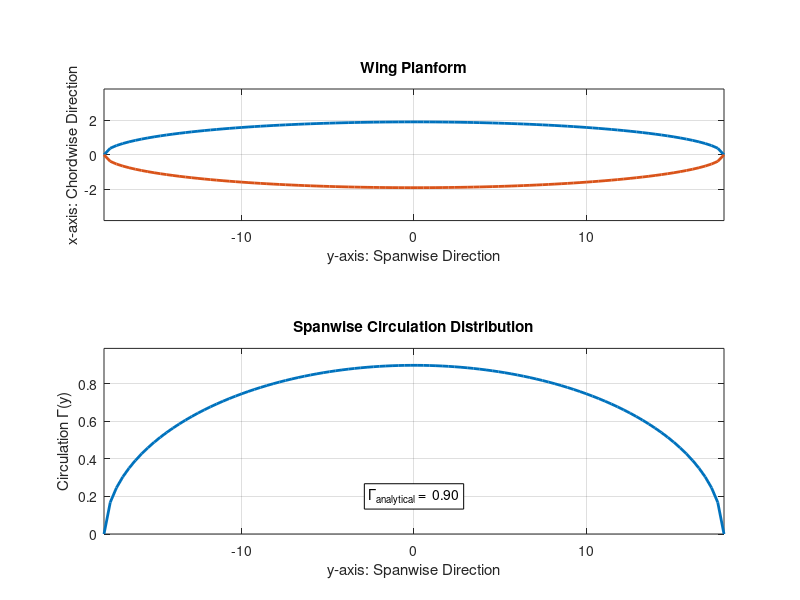

MATLAB code for this plot:
%%%%%%%%%%%%%%%%%%%%%%%%%%%%%%%%%%%%%%%%%%%%%%%%%%%%%%%%%%%%%%%%%%%%%%%%%%%%%%%%%%%%%%%%%%%%%%%%%%%%
% EAE 126 Computational Aerodynamics (Spring 2011)
% Project 4 - Problem 2 - Flow Over an Elliptic Wing
% Daniel Wiese

close all;
clear all;
clc;

%%%%%%%%%%%%%%%%%%%%%%%%%%%%%%%%%%%%%%%%%%%%%%%%%%%%%%%%%%%%%%%%%%%%%%%%%%%%%%%%%%%%%%%%%%%%%%%%%%%%

a = 18;
AR = 12;
b = (4*a)/(pi*AR);

uinf = 1;
alphadeg = 5;
alpha = alphadeg*pi/180;

ymin = -a;
ymax = a;
n = 100;
dy = (ymax-ymin)/(n-1);
tmin = ymin+dy/2;
tmax = ymax-dy/2;
nt = n-1;
y = linspace(ymin,ymax,n);
t = linspace(tmin,tmax,nt);

%%%%%%%%%%%%%%%%%%%%%%%%%%%%%%%%%%%%%%%%%%%%%%%%%%%%%%%%%%%%%%%%%%%%%%%%%%%%%%%%%%%%%%%%%%%%%%%%%%%%

for i = 1:n
    xplan(i) = (b*sqrt(1-y(i)^2/a^2));
    chord(i) = 2*xplan(i);
end

A = zeros(n,n);

for i = 1:n-1
    for j = 1
        A(i,j) = 1;
    end
end

for i = 2:n
    for j = n
        A(i,j) = 1;
    end
end

for i = 2:n-1
    for j = 2:n-1
            A(i,j) = (1/(4*uinf*pi))*((1/(y(i)-t(j-1)))-(1/(y(i)-t(j))));
    end
end

for i = 2:n-1
    A(i,i) = 1/(pi*uinf*chord(i))+(1/(4*uinf*pi))*(1/(y(i)-t(i-1))-1/(y(i)-t(i)));
end

B(1) = 0;
for i = 2:n-1
    B(i) = alpha;
end
B(n) = 0;

%%%%%%%%%%%%%%%%%%%%%%%%%%%%%%%%%%%%%%%%%%%%%%%%%%%%%%%%%%%%%%%%%%%%%%%%%%%%%%%%%%%%%%%%%%%%%%%%%%%%
% Perform Gaussian Elimination

% Columns
for j = 1:n-1
    % Rows
    for i = j:n-1
        bar = A(i+1,j)/A(j,j);
        A(i+1,:) = A(i+1,:)- A(j,:)*bar;
        B(i+1)  =  B(i+1) - bar*B(j);
    end
end

% Perform back substitution
xsol = zeros(n,1);
xsol(n) = B(n)/A(n,n);

for j = n-1:-1:1,
    xsol(j) = (B(j)-A(j,j+1:n)*xsol(j+1:n))/A(j,j);
end

Gamma = xsol;
GammaS = (8*b*pi*uinf*a*alpha)/(2*b*pi+4*a);

%%%%%%%%%%%%%%%%%%%%%%%%%%%%%%%%%%%%%%%%%%%%%%%%%%%%%%%%%%%%%%%%%%%%%%%%%%%%%%%%%%%%%%%%%%%%%%%%%%%%

figure(1)
subplot(2,1,1)
plot(y,xplan,'linewidth',2)
hold on
plot(y,-xplan,'linewidth',2)
grid on
axis([ymin ymax -2*b 2*b])
title('Wing Planform')
xlabel('y-axis: Spanwise Direction')
ylabel('x-axis: Chordwise Direction')
daspect([1 1 1])
hold off

subplot(2,1,2)
plot(y,Gamma,'linewidth',2)
axis([ymin ymax 0 1.1*GammaS])
title('Spanwise Circulation Distribution')
xlabel('y-axis: Spanwise Direction')
ylabel('Circulation \Gamma(y)')
text(0,0.2,['\Gamma_a_n_a_l_y_t_i_c_a_l =  ',sprintf('%0.2f',GammaS)],'HorizontalAlignment','center','BackgroundColor','w','Edgecolor','k');
grid on
